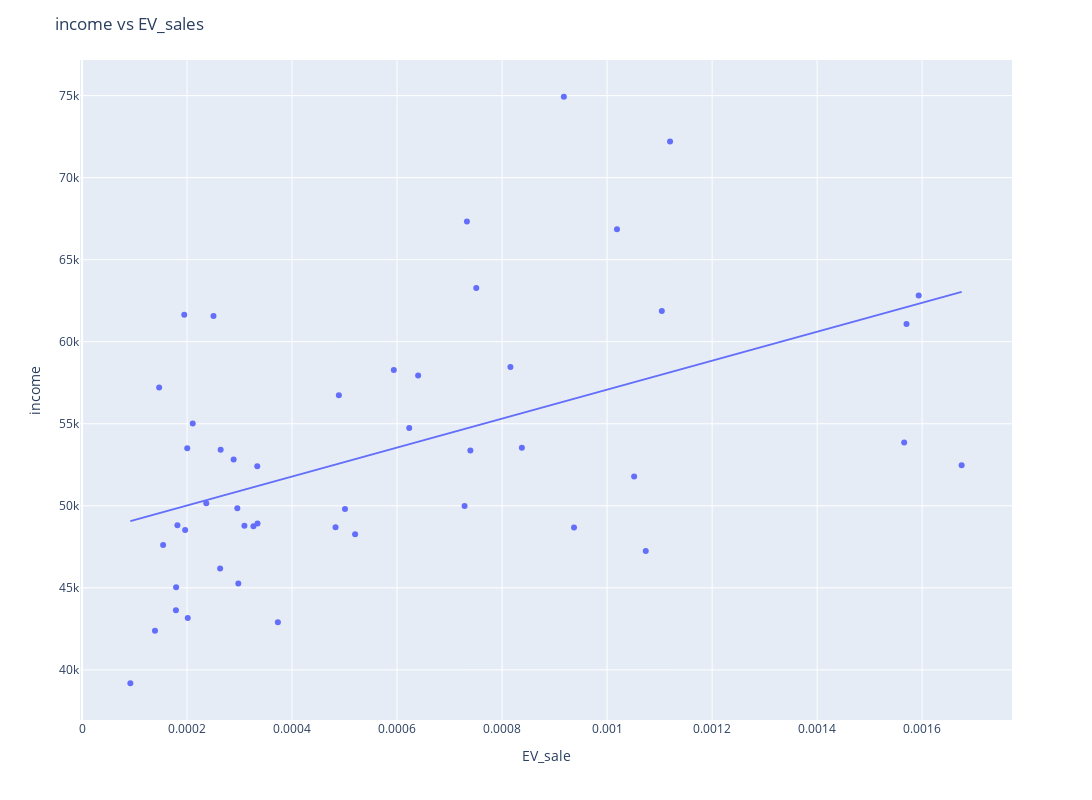

Notebook source saved alongside this figure:
### Markdown cell above
# Income

### Code cell
fig = px.scatter(new1, x=new1['EV_sale'], y=new1['income'],trendline='ols')
fig.layout.update(
    width=1700,
    height=800,
    title_text = 'income vs EV_sales')
fig.show()
